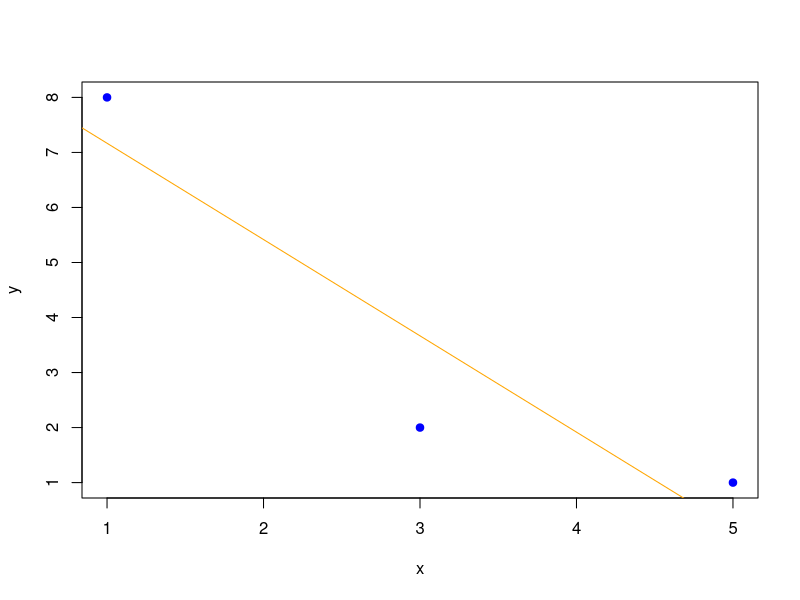

Write R code to recreate this figure.
#---------------------------------------------------------
# File:   MIT18_05S22_ps6_sol.r 
# Author: Jeremy Orloff
# Calculations for Pset 6
#
# MIT OpenCourseWare: https://ocw.mit.edu
# 18.05 Introduction to Probability and Statistics
# Spring 2022
# For information about citing these materials or our Terms of Use, visit:
# https://ocw.mit.edu/terms}.
#
#---------------------------------------------------------

#----------------------------
do_problem_2 = TRUE

#----------------------------
if (do_problem_2) {

  # 2d,2e
  x = c(1, 3, 5)
  y = c(8, 2, 1)
 
  n = length(x)
  Sx = sum(x)
  xbar = Sx/n
  Sy = sum(y)
  ybar = Sy/n
  Sxx = sum(x^2)
  Sxy = sum(x*y)
  a = (Sxy/n-xbar*ybar)/(Sxx/n - xbar^2)
  b = ybar - a*xbar

  cat('2(b) MLE for a and b: a =', a, ', b =', b, '\n')

  plot(x, y, pch=19, col="blue")
  #Perversely, in abline a is the intercept and b is the slope.\\
  abline(a=b, b=a, col="orange")

  cat('2(c): See plot.\n')
}


